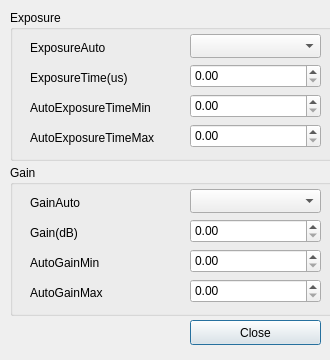
<?xml version="1.0" encoding="UTF-8"?>
<ui version="4.0">
 <class>CExposureGain</class>
 <widget class="QDialog" name="CExposureGain">
  <property name="geometry">
   <rect>
    <x>0</x>
    <y>0</y>
    <width>330</width>
    <height>360</height>
   </rect>
  </property>
  <property name="mouseTracking">
   <bool>false</bool>
  </property>
  <property name="focusPolicy">
   <enum>Qt::TabFocus</enum>
  </property>
  <property name="windowTitle">
   <string>ExposureGain</string>
  </property>
  <widget class="QGroupBox" name="Exposure">
   <property name="geometry">
    <rect>
     <x>10</x>
     <y>10</y>
     <width>331</width>
     <height>151</height>
    </rect>
   </property>
   <property name="title">
    <string>Exposure</string>
   </property>
   <widget class="QComboBox" name="ExposureAuto">
    <property name="geometry">
     <rect>
      <x>180</x>
      <y>24</y>
      <width>131</width>
      <height>24</height>
     </rect>
    </property>
    <property name="editable">
     <bool>false</bool>
    </property>
   </widget>
   <widget class="QLabel" name="ExposureAutoLabel">
    <property name="geometry">
     <rect>
      <x>20</x>
      <y>30</y>
      <width>121</width>
      <height>16</height>
     </rect>
    </property>
    <property name="text">
     <string>ExposureAuto</string>
    </property>
   </widget>
   <widget class="QLabel" name="ExposureTimeLabel">
    <property name="geometry">
     <rect>
      <x>20</x>
      <y>60</y>
      <width>121</width>
      <height>16</height>
     </rect>
    </property>
    <property name="text">
     <string>ExposureTime(us)</string>
    </property>
   </widget>
   <widget class="QLabel" name="AutoExposureTimeMax">
    <property name="geometry">
     <rect>
      <x>20</x>
      <y>120</y>
      <width>151</width>
      <height>16</height>
     </rect>
    </property>
    <property name="text">
     <string>AutoExposureTimeMax</string>
    </property>
   </widget>
   <widget class="QDoubleSpinBox" name="ExposureTimeSpin">
    <property name="geometry">
     <rect>
      <x>180</x>
      <y>54</y>
      <width>131</width>
      <height>24</height>
     </rect>
    </property>
    <property name="toolTip">
     <string>abcd</string>
    </property>
    <property name="whatsThis">
     <string/>
    </property>
   </widget>
   <widget class="QDoubleSpinBox" name="AutoExposureTimeMaxSpin">
    <property name="geometry">
     <rect>
      <x>180</x>
      <y>114</y>
      <width>131</width>
      <height>24</height>
     </rect>
    </property>
   </widget>
   <widget class="QLabel" name="AutoExposureTimeMinLabel">
    <property name="geometry">
     <rect>
      <x>20</x>
      <y>90</y>
      <width>151</width>
      <height>16</height>
     </rect>
    </property>
    <property name="text">
     <string>AutoExposureTimeMin</string>
    </property>
   </widget>
   <widget class="QDoubleSpinBox" name="AutoExposureTimeMinSpin">
    <property name="geometry">
     <rect>
      <x>180</x>
      <y>84</y>
      <width>131</width>
      <height>24</height>
     </rect>
    </property>
   </widget>
  </widget>
  <widget class="QPushButton" name="AA_Close">
   <property name="geometry">
    <rect>
     <x>190</x>
     <y>320</y>
     <width>131</width>
     <height>25</height>
    </rect>
   </property>
   <property name="text">
    <string>Close</string>
   </property>
  </widget>
  <widget class="QGroupBox" name="Gain">
   <property name="geometry">
    <rect>
     <x>10</x>
     <y>165</y>
     <width>331</width>
     <height>151</height>
    </rect>
   </property>
   <property name="title">
    <string>Gain</string>
   </property>
   <widget class="QComboBox" name="GainAuto">
    <property name="geometry">
     <rect>
      <x>180</x>
      <y>24</y>
      <width>131</width>
      <height>24</height>
     </rect>
    </property>
    <property name="editable">
     <bool>false</bool>
    </property>
   </widget>
   <widget class="QLabel" name="GainAutoLabel">
    <property name="geometry">
     <rect>
      <x>20</x>
      <y>30</y>
      <width>121</width>
      <height>16</height>
     </rect>
    </property>
    <property name="text">
     <string>GainAuto</string>
    </property>
   </widget>
   <widget class="QLabel" name="GainLabel">
    <property name="geometry">
     <rect>
      <x>20</x>
      <y>60</y>
      <width>121</width>
      <height>16</height>
     </rect>
    </property>
    <property name="text">
     <string>Gain(dB)</string>
    </property>
   </widget>
   <widget class="QLabel" name="AutoGainMaxLabel">
    <property name="geometry">
     <rect>
      <x>20</x>
      <y>120</y>
      <width>151</width>
      <height>16</height>
     </rect>
    </property>
    <property name="text">
     <string>AutoGainMax</string>
    </property>
   </widget>
   <widget class="QDoubleSpinBox" name="GainSpin">
    <property name="geometry">
     <rect>
      <x>180</x>
      <y>54</y>
      <width>131</width>
      <height>24</height>
     </rect>
    </property>
   </widget>
   <widget class="QDoubleSpinBox" name="AutoGainMaxSpin">
    <property name="geometry">
     <rect>
      <x>180</x>
      <y>114</y>
      <width>131</width>
      <height>24</height>
     </rect>
    </property>
   </widget>
   <widget class="QLabel" name="AutoGainMinLabel">
    <property name="geometry">
     <rect>
      <x>20</x>
      <y>90</y>
      <width>151</width>
      <height>16</height>
     </rect>
    </property>
    <property name="text">
     <string>AutoGainMin</string>
    </property>
   </widget>
   <widget class="QDoubleSpinBox" name="AutoGainMinSpin">
    <property name="geometry">
     <rect>
      <x>180</x>
      <y>84</y>
      <width>131</width>
      <height>24</height>
     </rect>
    </property>
   </widget>
  </widget>
 </widget>
 <tabstops>
  <tabstop>ExposureAuto</tabstop>
  <tabstop>ExposureTimeSpin</tabstop>
  <tabstop>AutoExposureTimeMinSpin</tabstop>
  <tabstop>AutoExposureTimeMaxSpin</tabstop>
  <tabstop>GainAuto</tabstop>
  <tabstop>GainSpin</tabstop>
  <tabstop>AutoGainMinSpin</tabstop>
  <tabstop>AutoGainMaxSpin</tabstop>
  <tabstop>AA_Close</tabstop>
 </tabstops>
 <resources/>
 <connections/>
</ui>
